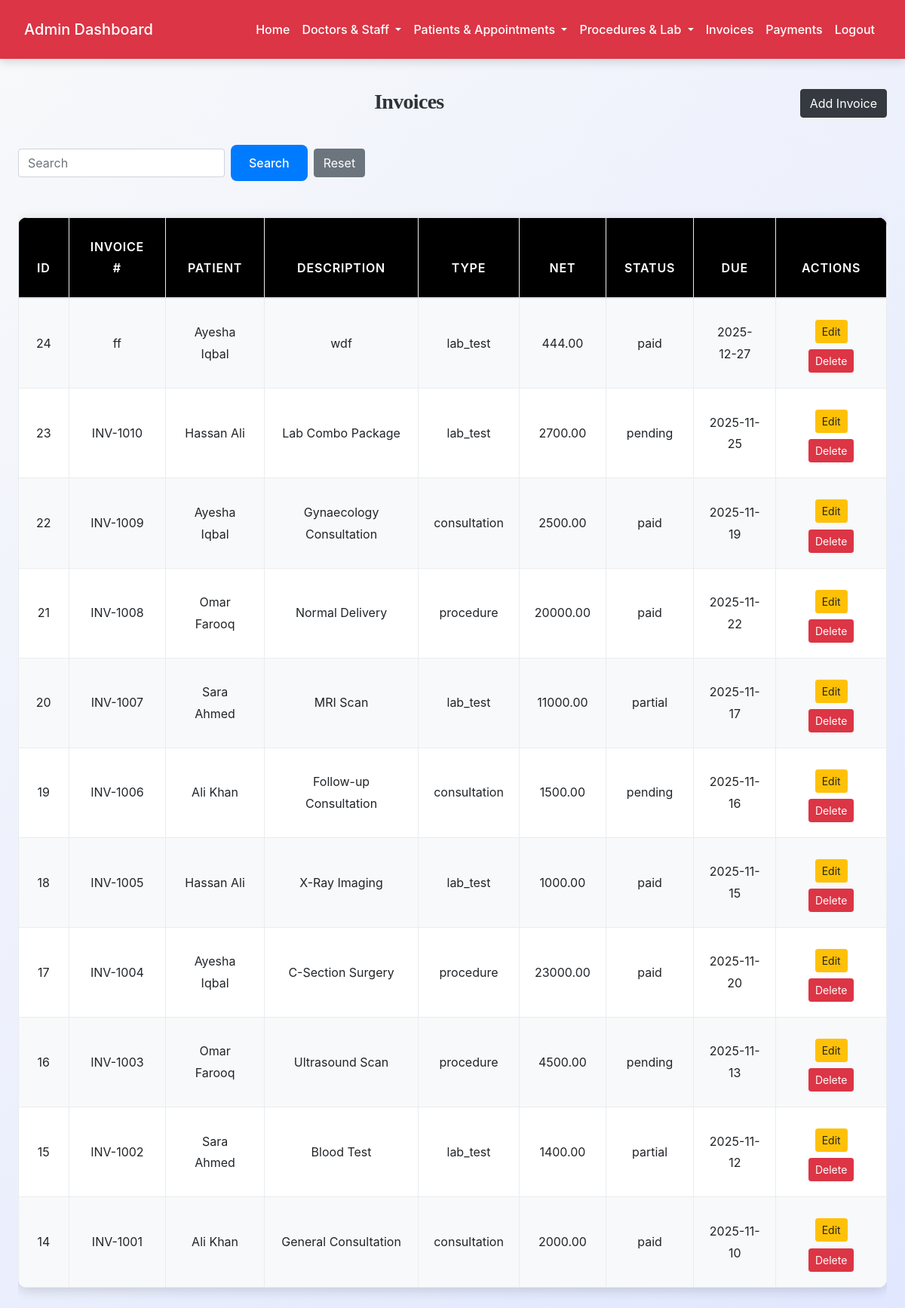
The page /admin/view_invoices.php (signed in) on the database its author committed.
### tables this page shows
CREATE TABLE `invoices` (
  `id` int(11) NOT NULL,
  `invoice_number` varchar(30) NOT NULL,
  `patient_id` int(11) NOT NULL,
  `description` varchar(255) NOT NULL,
  `type` enum('appointment','procedure','lab_test','consultation','other') NOT NULL,
  `total_amount` decimal(12,2) NOT NULL,
  `discount` decimal(10,2) DEFAULT 0.00,
  `net_amount` decimal(12,2) NOT NULL,
  `payment_status` enum('pending','partial','paid','refunded') DEFAULT 'pending',
  `issued_date` date DEFAULT curdate(),
  `due_date` date DEFAULT NULL,
  `created_at` timestamp NOT NULL DEFAULT current_timestamp()
);

CREATE TABLE `patients` (
  `id` int(11) NOT NULL,
  `mr_number` varchar(20) NOT NULL,
  `name` varchar(100) NOT NULL,
  `email` varchar(100) DEFAULT NULL,
  `phone` varchar(15) NOT NULL,
  `password` varchar(255) DEFAULT NULL,
  `date_of_birth` date DEFAULT NULL,
  `gender` enum('male','female','other') DEFAULT NULL,
  `blood_group` varchar(5) DEFAULT NULL,
  `address` text DEFAULT NULL,
  `guardian_name` varchar(100) DEFAULT NULL,
  `guardian_phone` varchar(15) DEFAULT NULL,
  `registration_date` date DEFAULT curdate(),
  `status` enum('active','inactive') DEFAULT 'active',
  `created_at` timestamp NOT NULL DEFAULT current_timestamp()
);

### admin/view_invoices.php (the view, shortened to what this page needs)
<?php
include('config.php');
$search = isset($_GET['search']) ? $conn->real_escape_string($_GET['search']) : '';
$query = "SELECT i.*, p.name AS patient_name FROM invoices i LEFT JOIN patients p ON i.patient_id=p.id";
$query .= " ORDER BY i.id DESC";
$res = $conn->query($query);
?>
<!DOCTYPE html>
<html>
<head>
    <link rel="stylesheet" href="https://stackpath.bootstrapcdn.com/bootstrap/4.5.2/css/bootstrap.min.css">
    <link rel="stylesheet" href="../css/style.css">
</head>
<body>
<?php include('admin_navbar.php'); ?>
<div class="container mt-4">
    <a href="add_invoice.php" class="btn btn-dark float-right">Add Invoice</a>
    <h3>Invoices</h3>
    <form method="GET" class="form-inline mb-3">
        <input type="text" name="search" class="form-control mr-2" placeholder="Search" value="<?= htmlspecialchars($search) ?>">
        <button class="btn btn-primary">Search</button>
        <a href="view_invoices.php" class="btn btn-secondary ml-2">Reset</a>
    </form>
    <div class="table-responsive">
        <table class="table table-bordered table-hover">
            <thead>
                <tr>
                    <th>ID</th>
                    <th>Invoice #</th>
                    <th>Patient</th>
                    <th>Description</th>
                    <th>Type</th>
                    <th>Net</th>
                    <th>Status</th>
                    <th>Due</th>
                    <th>Actions</th>
                </tr>
            </thead>
            <tbody>
                <?php
                if($res->num_rows>0){
                    while($row=$res->fetch_assoc()){
                        echo "<tr>
                            <td>{$row['id']}</td>
                            <td>{$row['invoice_number']}</td>
                            <td>{$row['patient_name']}</td>
                            <td>{$row['description']}</td>
                            <td>{$row['type']}</td>
                            <td>{$row['net_amount']}</td>
                            <td>{$row['payment_status']}</td>
                            <td>{$row['due_date']}</td>
                            <td>
                                <a href='edit_invoice.php?id={$row['id']}' class='m-2 btn btn-warning btn-sm'>Edit</a>
                                <a href='view_invoices.php?delete_id={$row['id']}' onclick=\"return confirm('Delete this invoice?');\" class='btn btn-danger btn-sm'>Delete</a>
                            </td>
                        </tr>";
                    }
                } else {
                    echo "<tr><td colspan='12' class='text-center'>No invoices found.</td></tr>";
                }
                ?>
            </tbody>
        </table>
    </div>
</div>
</body>
</html>

### css/style.css (style rules this page uses)
:root { --primary: #007bff; --secondary: #6c757d; --success: #28a745; --info: #17a2b8; --warning: #ffc107; --danger: #dc3545; --light: #f8f9fa; --dark: #2d3436; --accent: #ff6f61; --highlight: #6f42c1; --shadow: rgba(0, 0, 0, 0.15); --transition: all 0.3s ease-in-out; }
body { font-family: 'Inter', 'Segoe UI', Tahoma, Geneva, Verdana, sans-serif; background: linear-gradient(135deg, var(--light) 0%, #e0e7ff 100%); color: var(--dark); line-height: 1.8; margin: 0; padding: 0; min-height: 100vh; font-size: 16px; }
h1, h2, h3, h4 { text-align: center; margin: 2.5rem 0; font-family: 'Georgia', 'Times New Roman', serif; color: var(--dark); font-weight: 700; letter-spacing: -0.025em; }
h3 { font-size: 1.75rem; }
.container { max-width: 1200px; margin: 0 auto 3rem; padding: 0 1.5rem; }
.table { width: 100%; border-collapse: collapse; margin: 2rem 0; font-size: 1rem; background-color: #ffffff; border-radius: 12px; overflow: hidden; box-shadow: 0 4px 16px var(--shadow); transition: var(--transition); }
.table th, .table td { padding: 1.25rem; border: 1px solid #e9ecef; text-align: center; vertical-align: middle; }
.table thead th { background-color: rgb(0, 0, 0); color: white; font-weight: 600; text-transform: uppercase; letter-spacing: 0.05em; padding: 1.5rem; }
.table tbody tr { transition: var(--transition); }
.table tbody tr:nth-child(odd) { background-color: var(--light); }
.btn-primary { background-color: var(--primary); color: #fff; border: none; border-radius: 8px; padding: 0.75rem 1.5rem; font-size: 1rem; font-weight: 500; cursor: pointer; transition: var(--transition); display: inline-flex; align-items: center; justify-content: center; }
a { color: var(--primary); text-decoration: none; font-weight: 500; transition: var(--transition); }

### rows shown on the page
invoices: id "24", invoice_number "ff", patient.name "Ayesha Iqbal", description "wdf", type "lab_test", net_amount "444.00", payment_status "paid", due_date "2025-12-27"
invoices: id "23", invoice_number "INV-1010", patient.name "Hassan Ali", description "Lab Combo Package", type "lab_test", net_amount "2700.00", payment_status "pending", due_date "2025-11-25"
invoices: id "22", invoice_number "INV-1009", patient.name "Ayesha Iqbal", description "Gynaecology Consultation", type "consultation", net_amount "2500.00", payment_status "paid", due_date "2025-11-19"
invoices: id "21", invoice_number "INV-1008", patient.name "Omar Farooq", description "Normal Delivery", type "procedure", net_amount "20000.00", payment_status "paid", due_date "2025-11-22"
invoices: id "20", invoice_number "INV-1007", patient.name "Sara Ahmed", description "MRI Scan", type "lab_test", net_amount "11000.00", payment_status "partial", due_date "2025-11-17"
invoices: id "19", invoice_number "INV-1006", patient.name "Ali Khan", description "Follow-up Consultation", type "consultation", net_amount "1500.00", payment_status "pending", due_date "2025-11-16"
invoices: id "18", invoice_number "INV-1005", patient.name "Hassan Ali", description "X-Ray Imaging", type "lab_test", net_amount "1000.00", payment_status "paid", due_date "2025-11-15"
invoices: id "17", invoice_number "INV-1004", patient.name "Ayesha Iqbal", description "C-Section Surgery", type "procedure", net_amount "23000.00", payment_status "paid", due_date "2025-11-20"
invoices: id "16", invoice_number "INV-1003", patient.name "Omar Farooq", description "Ultrasound Scan", type "procedure", net_amount "4500.00", payment_status "pending", due_date "2025-11-13"
invoices: id "15", invoice_number "INV-1002", patient.name "Sara Ahmed", description "Blood Test", type "lab_test", net_amount "1400.00", payment_status "partial", due_date "2025-11-12"
invoices: id "14", invoice_number "INV-1001", patient.name "Ali Khan", description "General Consultation", type "consultation", net_amount "2000.00", payment_status "paid", due_date "2025-11-10"
